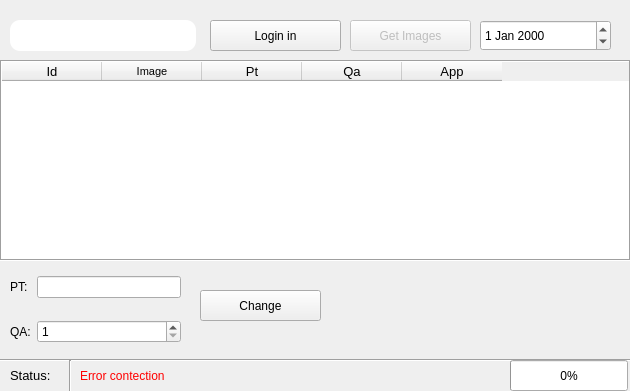
<?xml version="1.0" encoding="UTF-8"?>
<ui version="4.0">
 <class>mainWindow</class>
 <widget class="QMainWindow" name="mainWindow">
  <property name="windowModality">
   <enum>Qt::ApplicationModal</enum>
  </property>
  <property name="enabled">
   <bool>true</bool>
  </property>
  <property name="geometry">
   <rect>
    <x>0</x>
    <y>0</y>
    <width>630</width>
    <height>391</height>
   </rect>
  </property>
  <property name="sizePolicy">
   <sizepolicy hsizetype="Preferred" vsizetype="Preferred">
    <horstretch>0</horstretch>
    <verstretch>0</verstretch>
   </sizepolicy>
  </property>
  <property name="minimumSize">
   <size>
    <width>630</width>
    <height>391</height>
   </size>
  </property>
  <property name="maximumSize">
   <size>
    <width>630</width>
    <height>391</height>
   </size>
  </property>
  <property name="windowTitle">
   <string>Eazy Program Time</string>
  </property>
  <property name="windowIcon">
   <iconset>
    <normaloff>i.ico</normaloff>i.ico</iconset>
  </property>
  <property name="windowOpacity">
   <double>1.000000000000000</double>
  </property>
  <property name="styleSheet">
   <string notr="true"/>
  </property>
  <property name="inputMethodHints">
   <set>Qt::ImhNone</set>
  </property>
  <property name="tabShape">
   <enum>QTabWidget::Triangular</enum>
  </property>
  <widget class="QWidget" name="centralwidget">
   <widget class="QTableWidget" name="tableImages">
    <property name="geometry">
     <rect>
      <x>0</x>
      <y>60</y>
      <width>631</width>
      <height>201</height>
     </rect>
    </property>
    <property name="font">
     <font>
      <pointsize>10</pointsize>
     </font>
    </property>
    <property name="focusPolicy">
     <enum>Qt::NoFocus</enum>
    </property>
    <property name="styleSheet">
     <string notr="true"/>
    </property>
    <property name="frameShape">
     <enum>QFrame::Box</enum>
    </property>
    <property name="editTriggers">
     <set>QAbstractItemView::AnyKeyPressed|QAbstractItemView::DoubleClicked</set>
    </property>
    <property name="dragDropOverwriteMode">
     <bool>true</bool>
    </property>
    <column>
     <property name="text">
      <string>Id</string>
     </property>
    </column>
    <column>
     <property name="text">
      <string>Image</string>
     </property>
     <property name="toolTip">
      <string/>
     </property>
     <property name="font">
      <font>
       <pointsize>8</pointsize>
       <weight>50</weight>
       <bold>false</bold>
       <kerning>true</kerning>
      </font>
     </property>
    </column>
    <column>
     <property name="text">
      <string>Pt</string>
     </property>
    </column>
    <column>
     <property name="text">
      <string>Qa</string>
     </property>
    </column>
    <column>
     <property name="text">
      <string>App</string>
     </property>
    </column>
   </widget>
   <widget class="QLineEdit" name="inputLogin">
    <property name="geometry">
     <rect>
      <x>10</x>
      <y>20</y>
      <width>186</width>
      <height>31</height>
     </rect>
    </property>
    <property name="font">
     <font>
      <family>Segoe UI</family>
      <pointsize>10</pointsize>
     </font>
    </property>
    <property name="focusPolicy">
     <enum>Qt::WheelFocus</enum>
    </property>
    <property name="autoFillBackground">
     <bool>false</bool>
    </property>
    <property name="styleSheet">
     <string notr="true">border-radius: 10px;
</string>
    </property>
    <property name="inputMethodHints">
     <set>Qt::ImhLatinOnly</set>
    </property>
    <property name="inputMask">
     <string comment="Login"/>
    </property>
    <property name="text">
     <string notr="true"/>
    </property>
    <property name="echoMode">
     <enum>QLineEdit::Normal</enum>
    </property>
    <property name="cursorMoveStyle">
     <enum>Qt::VisualMoveStyle</enum>
    </property>
    <property name="clearButtonEnabled">
     <bool>false</bool>
    </property>
   </widget>
   <widget class="QPushButton" name="buttonLogin">
    <property name="geometry">
     <rect>
      <x>210</x>
      <y>20</y>
      <width>131</width>
      <height>31</height>
     </rect>
    </property>
    <property name="font">
     <font>
      <pointsize>9</pointsize>
     </font>
    </property>
    <property name="styleSheet">
     <string notr="true"/>
    </property>
    <property name="text">
     <string>Login in</string>
    </property>
   </widget>
   <widget class="Line" name="line">
    <property name="geometry">
     <rect>
      <x>-10</x>
      <y>350</y>
      <width>651</width>
      <height>20</height>
     </rect>
    </property>
    <property name="orientation">
     <enum>Qt::Horizontal</enum>
    </property>
   </widget>
   <widget class="QLabel" name="label">
    <property name="geometry">
     <rect>
      <x>10</x>
      <y>360</y>
      <width>61</width>
      <height>31</height>
     </rect>
    </property>
    <property name="font">
     <font>
      <family>MS Shell Dlg 2</family>
      <pointsize>10</pointsize>
     </font>
    </property>
    <property name="text">
     <string>Status:</string>
    </property>
   </widget>
   <widget class="Line" name="line_2">
    <property name="geometry">
     <rect>
      <x>60</x>
      <y>360</y>
      <width>20</width>
      <height>61</height>
     </rect>
    </property>
    <property name="orientation">
     <enum>Qt::Vertical</enum>
    </property>
   </widget>
   <widget class="QLabel" name="labelStatus">
    <property name="geometry">
     <rect>
      <x>80</x>
      <y>360</y>
      <width>431</width>
      <height>31</height>
     </rect>
    </property>
    <property name="font">
     <font>
      <pointsize>9</pointsize>
     </font>
    </property>
    <property name="styleSheet">
     <string notr="true">color: red;</string>
    </property>
    <property name="text">
     <string>Error contection</string>
    </property>
   </widget>
   <widget class="QDateEdit" name="inputDate">
    <property name="geometry">
     <rect>
      <x>480</x>
      <y>20</y>
      <width>131</width>
      <height>31</height>
     </rect>
    </property>
    <property name="font">
     <font>
      <pointsize>9</pointsize>
     </font>
    </property>
    <property name="contextMenuPolicy">
     <enum>Qt::DefaultContextMenu</enum>
    </property>
    <property name="acceptDrops">
     <bool>false</bool>
    </property>
    <property name="dateTime">
     <datetime>
      <hour>0</hour>
      <minute>0</minute>
      <second>3</second>
      <year>2000</year>
      <month>1</month>
      <day>1</day>
     </datetime>
    </property>
    <property name="currentSection">
     <enum>QDateTimeEdit::YearSection</enum>
    </property>
   </widget>
   <widget class="QPushButton" name="buttonGetImages">
    <property name="enabled">
     <bool>false</bool>
    </property>
    <property name="geometry">
     <rect>
      <x>350</x>
      <y>20</y>
      <width>121</width>
      <height>31</height>
     </rect>
    </property>
    <property name="text">
     <string>Get Images</string>
    </property>
   </widget>
   <widget class="QWidget" name="gridLayoutWidget">
    <property name="geometry">
     <rect>
      <x>10</x>
      <y>260</y>
      <width>171</width>
      <height>101</height>
     </rect>
    </property>
    <layout class="QGridLayout" name="gridLayout">
     <item row="1" column="0">
      <widget class="QLabel" name="label_3">
       <property name="text">
        <string>QA:</string>
       </property>
      </widget>
     </item>
     <item row="1" column="1">
      <widget class="QSpinBox" name="inputQa">
       <property name="minimum">
        <number>1</number>
       </property>
       <property name="maximum">
        <number>5</number>
       </property>
      </widget>
     </item>
     <item row="0" column="1">
      <widget class="QLineEdit" name="linePt"/>
     </item>
     <item row="0" column="0">
      <widget class="QLabel" name="label_2">
       <property name="text">
        <string>PT:</string>
       </property>
      </widget>
     </item>
    </layout>
   </widget>
   <widget class="QPushButton" name="buttonChange">
    <property name="geometry">
     <rect>
      <x>200</x>
      <y>290</y>
      <width>121</width>
      <height>31</height>
     </rect>
    </property>
    <property name="text">
     <string>Change</string>
    </property>
   </widget>
   <widget class="QProgressBar" name="progressBar">
    <property name="geometry">
     <rect>
      <x>510</x>
      <y>360</y>
      <width>118</width>
      <height>31</height>
     </rect>
    </property>
    <property name="value">
     <number>0</number>
    </property>
   </widget>
  </widget>
 </widget>
 <tabstops>
  <tabstop>inputLogin</tabstop>
  <tabstop>buttonLogin</tabstop>
  <tabstop>inputDate</tabstop>
 </tabstops>
 <resources/>
 <connections/>
</ui>
